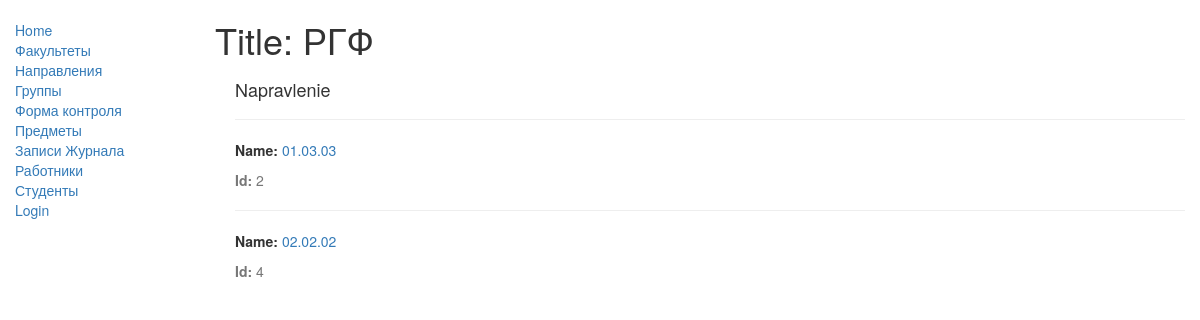
Screenshot of /catalog/facultet/2 with the database file from the repository.
### catalog/models.py (models this page shows, shortened)
class Facultet(models.Model):
    id = models.AutoField(primary_key=True)
    name_faculteta = models.CharField(max_length=100, help_text="Введите абривиатуру (название) факультета ")
    class Meta:
        ordering = ['name_faculteta']

class Napravlenie(models.Model):
    id = models.AutoField(primary_key=True)
    name_napravlenie = models.CharField(max_length=100, help_text="Введите номер (название) направления ")
    id_facultet = models.ForeignKey('Facultet', on_delete=models.PROTECT, null=False) #PROTECT (Нельзя будет удалить запись указанной таблицы пока он привязан к какой-то таблице)
    class Meta:
        ordering = ['name_napravlenie']

### catalog/views.py (the view)
# urls.py: url(r'^facultet/(?P<pk>\d+)$', views.FacultetDetailView.as_view(), name='facultet-detail'),
class FacultetDetailView(generic.DetailView):
    model = Facultet

### catalog/templates/catalog/facultet_detail.html (shortened to what this page needs)
{% extends "base_generic.html" %}
{% block content %}
  <h1>Title: {{ facultet.name_faculteta }}</h1>
  <div style="margin-left:20px;margin-top:20px">
    <h4>Napravlenie</h4>
    {% for copy in facultet.napravlenie_set.all %}
    <hr>
    <p><strong>Name:</strong> <a href="{% url 'napravlenie-detail' copy.id_facultet.pk %}">{{ copy.name_napravlenie }}</a></p>
    <p class="text-muted"><strong>Id:</strong> {{copy.id}}</p>
    {% endfor %}
  </div>
{% endblock %}

### rows the page displays
Facultet: name_faculteta "РГФ"
Napravlenie: name_napravlenie "01.03.03", id "2"
Napravlenie: name_napravlenie "02.02.02", id "4"
